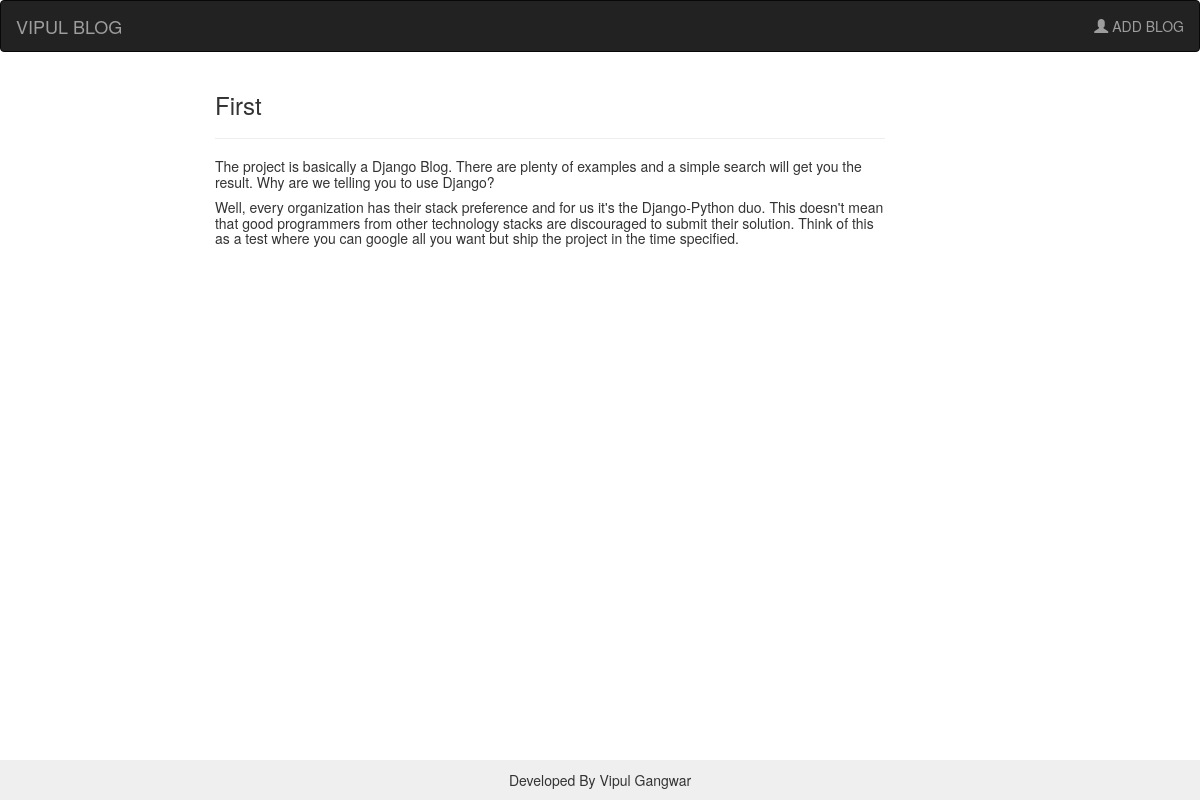
Page /blog/1/ on the committed database.
### blog/models.py (models this page shows, shortened)
class Blog(models.Model):
    blog_title = models.CharField(max_length=500)
    sub_title = models.CharField(max_length=100)
    body = models.TextField()

### blog/views.py (the view)
# urls.py: url(r'^blog/(?P<pk>[0-9]+)/$',views.DetailView.as_view(), name='detail'),
class DetailView(generic.DetailView):
    model= Blog
    template_name = 'blog/detail.html'

### blog/templates/blog/detail.html
{% extends 'blog/base.html' %}
{% block content %}
<div class="col-sm-offset-2 col-sm-7">
<h3>{{ blog.sub_title }}</h3>
    <hr>
<h5>{{ blog.body|safe|linebreaks }}</h5>
</div>
{% endblock %}

### rows in the picture
Blog: sub_title "First", body "The project is basically a Django Blog. There are plenty of examples and a simple search will get you the result. Why are we telling you to use Django? Well, every organization has their stack preference and for us it's the Django-Python duo. This doesn't mean that good programmers from other technology stacks are discouraged to submit their solution. Think of this as a test where you can google all you want but ship the project in the time specified."
